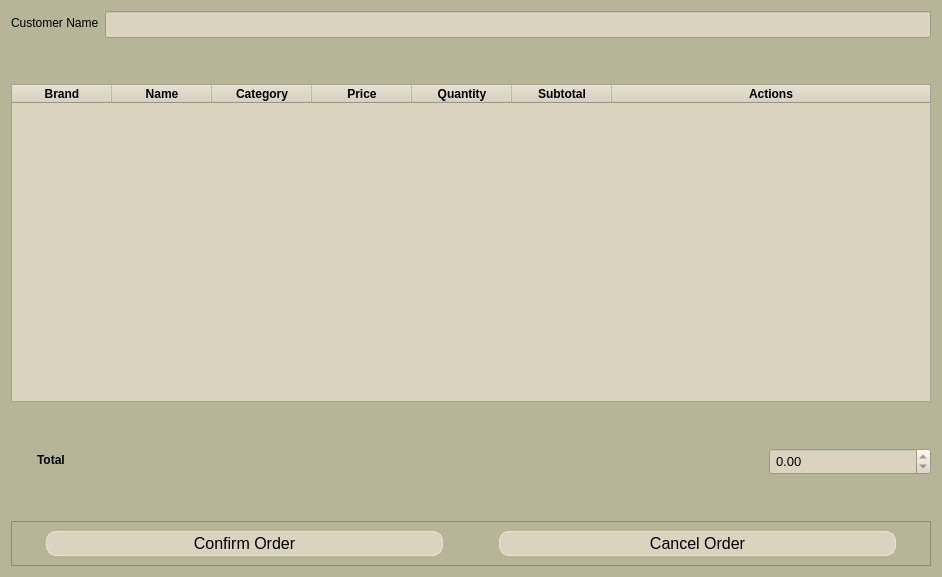
<?xml version="1.0" encoding="UTF-8"?>
<ui version="4.0">
 <class>OrderDialog</class>
 <widget class="QDialog" name="OrderDialog">
  <property name="geometry">
   <rect>
    <x>0</x>
    <y>0</y>
    <width>942</width>
    <height>577</height>
   </rect>
  </property>
  <property name="windowTitle">
   <string>Ongoing Orders</string>
  </property>
  <property name="styleSheet">
   <string notr="true">QWidget{
background-color:rgb(183, 181, 151);
}</string>
  </property>
  <layout class="QVBoxLayout" name="verticalLayout">
   <item>
    <layout class="QFormLayout" name="formLayout">
     <item row="0" column="0">
      <widget class="QLabel" name="label">
       <property name="styleSheet">
        <string notr="true">QLabel {
    font: 700 ;
    color: black; /* Sets the font color to black */
}
</string>
       </property>
       <property name="text">
        <string>Customer Name</string>
       </property>
      </widget>
     </item>
     <item row="0" column="1">
      <widget class="QLineEdit" name="customerName">
       <property name="styleSheet">
        <string notr="true">QLineEdit{
background-color: rgb(218, 211, 190);
color: black;


font-size: 16px;
padding:2px;
text-align: center;


}

QLineEdit:hover {
background-color: rgba(255, 255, 255, 0.3);
}

</string>
       </property>
      </widget>
     </item>
    </layout>
   </item>
   <item>
    <spacer name="verticalSpacer_2">
     <property name="orientation">
      <enum>Qt::Vertical</enum>
     </property>
     <property name="sizeType">
      <enum>QSizePolicy::Fixed</enum>
     </property>
     <property name="sizeHint" stdset="0">
      <size>
       <width>20</width>
       <height>40</height>
      </size>
     </property>
    </spacer>
   </item>
   <item>
    <widget class="QTableWidget" name="cartTable">
     <property name="styleSheet">
      <string notr="true">QWidget {

    background-color: rgb(218, 211, 190);
    font: 700 9pt &quot;Segoe UI&quot;;
    color: black; /* Sets the font color to black */
}
</string>
     </property>
     <property name="editTriggers">
      <set>QAbstractItemView::NoEditTriggers</set>
     </property>
     <attribute name="horizontalHeaderDefaultSectionSize">
      <number>100</number>
     </attribute>
     <attribute name="horizontalHeaderStretchLastSection">
      <bool>true</bool>
     </attribute>
     <attribute name="verticalHeaderVisible">
      <bool>false</bool>
     </attribute>
     <column>
      <property name="text">
       <string>Brand</string>
      </property>
      <property name="font">
       <font>
        <bold>true</bold>
       </font>
      </property>
     </column>
     <column>
      <property name="text">
       <string>Name</string>
      </property>
      <property name="font">
       <font>
        <bold>true</bold>
       </font>
      </property>
     </column>
     <column>
      <property name="text">
       <string>Category</string>
      </property>
      <property name="font">
       <font>
        <bold>true</bold>
       </font>
      </property>
     </column>
     <column>
      <property name="text">
       <string>Price</string>
      </property>
      <property name="font">
       <font>
        <bold>true</bold>
       </font>
      </property>
     </column>
     <column>
      <property name="text">
       <string>Quantity</string>
      </property>
      <property name="font">
       <font>
        <bold>true</bold>
       </font>
      </property>
     </column>
     <column>
      <property name="text">
       <string>Subtotal</string>
      </property>
      <property name="font">
       <font>
        <bold>true</bold>
       </font>
      </property>
     </column>
     <column>
      <property name="text">
       <string>Actions</string>
      </property>
      <property name="font">
       <font>
        <bold>true</bold>
       </font>
      </property>
     </column>
    </widget>
   </item>
   <item>
    <spacer name="verticalSpacer">
     <property name="orientation">
      <enum>Qt::Vertical</enum>
     </property>
     <property name="sizeType">
      <enum>QSizePolicy::Fixed</enum>
     </property>
     <property name="sizeHint" stdset="0">
      <size>
       <width>20</width>
       <height>40</height>
      </size>
     </property>
    </spacer>
   </item>
   <item>
    <layout class="QFormLayout" name="formLayout_2">
     <property name="sizeConstraint">
      <enum>QLayout::SetMaximumSize</enum>
     </property>
     <property name="labelAlignment">
      <set>Qt::AlignRight|Qt::AlignTrailing|Qt::AlignVCenter</set>
     </property>
     <property name="formAlignment">
      <set>Qt::AlignLeading|Qt::AlignLeft|Qt::AlignTop</set>
     </property>
     <property name="horizontalSpacing">
      <number>700</number>
     </property>
     <property name="verticalSpacing">
      <number>0</number>
     </property>
     <item row="0" column="0">
      <widget class="QLabel" name="label_2">
       <property name="enabled">
        <bool>true</bool>
       </property>
       <property name="maximumSize">
        <size>
         <width>1677215</width>
         <height>16777215</height>
        </size>
       </property>
       <property name="styleSheet">
        <string notr="true">QLabel {
                font-weight: bold; /* Sets the font weight to bold */
                color: black; /* Sets the font color to black */
                margin-left: center; /* Aligns to the right by pushing it to the right */
            }</string>
       </property>
       <property name="text">
        <string>Total</string>
       </property>
      </widget>
     </item>
     <item row="0" column="1">
      <widget class="QDoubleSpinBox" name="total">
       <property name="styleSheet">
        <string notr="true">QDoubleSpinBox{
background-color: rgb(218, 211, 190);
color: black;


font-size: 13px;
padding:2px;
text-align: center;


}

QDoubleSpinBox:hover {
background-color: rgba(255, 255, 255, 0.3);
}

</string>
       </property>
       <property name="readOnly">
        <bool>true</bool>
       </property>
       <property name="maximum">
        <double>99999.990000000005239</double>
       </property>
      </widget>
     </item>
    </layout>
   </item>
   <item>
    <spacer name="verticalSpacer_3">
     <property name="orientation">
      <enum>Qt::Vertical</enum>
     </property>
     <property name="sizeType">
      <enum>QSizePolicy::Fixed</enum>
     </property>
     <property name="sizeHint" stdset="0">
      <size>
       <width>20</width>
       <height>40</height>
      </size>
     </property>
    </spacer>
   </item>
   <item>
    <widget class="QFrame" name="frame">
     <property name="frameShape">
      <enum>QFrame::StyledPanel</enum>
     </property>
     <property name="frameShadow">
      <enum>QFrame::Raised</enum>
     </property>
     <layout class="QHBoxLayout" name="horizontalLayout">
      <item>
       <widget class="QPushButton" name="confirmOrder">
        <property name="styleSheet">
         <string notr="true">QPushButton{
background-color: rgb(218, 211, 190);
color: black;
border: 1px solid rgba(255, 255, 255, 0.5);
border-radius: 10px;
font-size: 16px;
padding:2px;
text-align: center;
margin-left: 25px;
margin-right:25px;
}

QPushButton:hover {
background-color: rgba(255, 255, 255, 0.3);
}

QPushButton:pressed {
background-color: rgba(255, 255, 255, 0.1);
}
</string>
        </property>
        <property name="text">
         <string>Confirm Order</string>
        </property>
       </widget>
      </item>
      <item>
       <widget class="QPushButton" name="cancelOrder">
        <property name="styleSheet">
         <string notr="true">QPushButton{
background-color: rgb(218, 211, 190);
color: black;
border: 1px solid rgba(255, 255, 255, 0.5);
border-radius: 10px;
font-size: 16px;
padding:2px;
text-align: center;
margin-left: 25px;
margin-right:25px;
}

QPushButton:hover {
background-color: rgba(255, 255, 255, 0.3);
}

QPushButton:pressed {
background-color: rgba(255, 255, 255, 0.1);
}
</string>
        </property>
        <property name="text">
         <string>Cancel Order</string>
        </property>
       </widget>
      </item>
     </layout>
    </widget>
   </item>
  </layout>
 </widget>
 <resources/>
 <connections/>
</ui>
